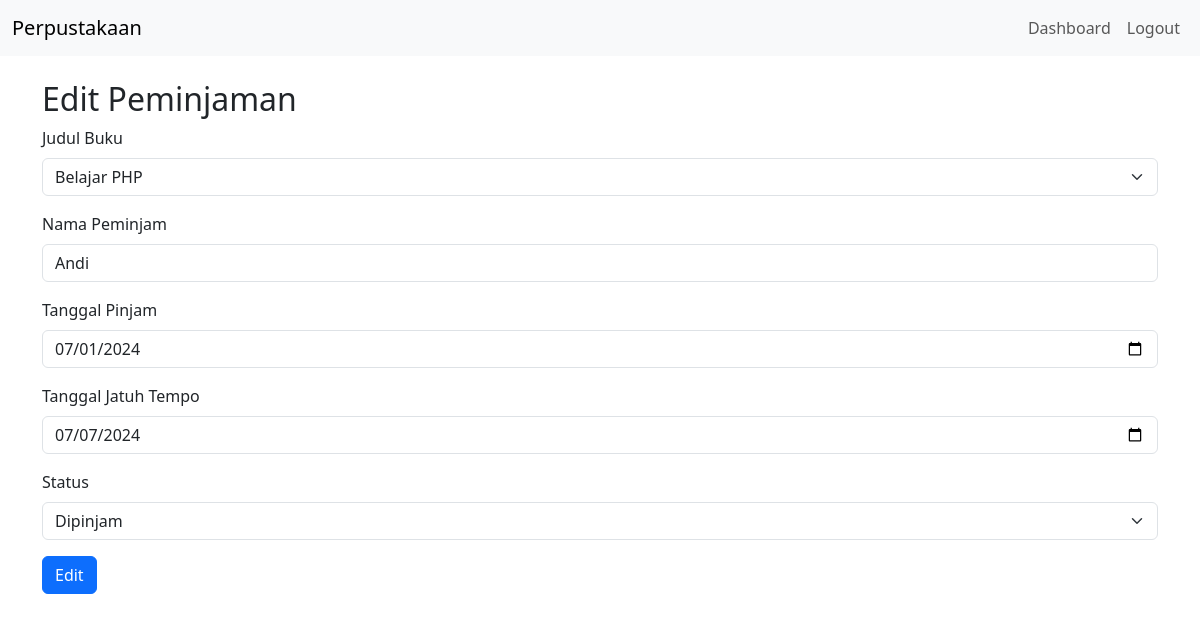
/manajemen_perpustakaan/edit_peminjaman.php?id=1 (signed in), run on the app's committed database.
### tables this page shows
CREATE TABLE `peminjaman` (
  `id_peminjaman` int NOT NULL,
  `id_buku` int NOT NULL,
  `nama_peminjam` varchar(255) NOT NULL,
  `tanggal_pinjam` date NOT NULL,
  `tanggal_jatuh_tempo` date NOT NULL,
  `tanggal_kembali` date DEFAULT NULL,
  `status` enum('dipinjam','dikembalikan') DEFAULT 'dipinjam',
  `dibuat_pada` timestamp NULL DEFAULT CURRENT_TIMESTAMP
);

CREATE TABLE `buku` (
  `id_buku` int NOT NULL,
  `judul` varchar(255) NOT NULL,
  `penulis` varchar(255) NOT NULL,
  `penerbit` varchar(255) NOT NULL,
  `tahun` int NOT NULL,
  `genre` varchar(100) DEFAULT NULL,
  `stok` int NOT NULL DEFAULT '0',
  `dibuat_pada` timestamp NULL DEFAULT CURRENT_TIMESTAMP
);

### manajemen_perpustakaan/edit_peminjaman.php (the view, shortened to what this page needs)
<?php include('includes/header.php'); ?>
<?php
$id_peminjaman = $_GET['id'];
if ($_SERVER["REQUEST_METHOD"] == "POST") {
    $id_buku = $_POST['id_buku'];
    $nama_peminjam = $_POST['nama_peminjam'];
    $tanggal_pinjam = $_POST['tanggal_pinjam'];
    $tanggal_jatuh_tempo = $_POST['tanggal_jatuh_tempo'];
    $status = $_POST['status'];
    $sql = "UPDATE peminjaman SET id_buku = ?, nama_peminjam = ?, tanggal_pinjam = ?, tanggal_jatuh_tempo = ?, status = ? WHERE id_peminjaman = ?";
    $stmt = $conn->prepare($sql);
    $stmt->bind_param("issssi", $id_buku, $nama_peminjam, $tanggal_pinjam, $tanggal_jatuh_tempo, $status, $id_peminjaman);
    if ($stmt->execute()) {
        header("Location: peminjaman.php");
        exit;
    } else {
        $error = "Gagal mengedit peminjaman.";
    }
} else {
    $sql = "SELECT * FROM peminjaman WHERE id_peminjaman = ?";
    $stmt = $conn->prepare($sql);
    $stmt->bind_param("i", $id_peminjaman);
    $stmt->execute();
    $result = $stmt->get_result();
    $peminjaman = $result->fetch_assoc();
}
$sql = "SELECT * FROM buku";
$buku_result = $conn->query($sql);
?>
<h2>Edit Peminjaman</h2>
<form action="edit_peminjaman.php?id=<?php echo $id_peminjaman; ?>" method="post">
    <div class="mb-3">
        <label for="id_buku" class="form-label">Judul Buku</label>
        <select class="form-select" id="id_buku" name="id_buku" required>
            <?php while ($row = $buku_result->fetch_assoc()): ?>
                <option value="<?php echo $row['id_buku']; ?>" <?php if ($row['id_buku'] == $peminjaman['id_buku']) echo 'selected'; ?>><?php echo $row['judul']; ?></option>
            <?php endwhile; ?>
        </select>
    </div>
    <div class="mb-3">
        <label for="nama_peminjam" class="form-label">Nama Peminjam</label>
        <input type="text" class="form-control" id="nama_peminjam" name="nama_peminjam" value="<?php echo $peminjaman['nama_peminjam']; ?>" required>
    </div>
    <div class="mb-3">
        <label for="tanggal_pinjam" class="form-label">Tanggal Pinjam</label>
        <input type="date" class="form-control" id="tanggal_pinjam" name="tanggal_pinjam" value="<?php echo $peminjaman['tanggal_pinjam']; ?>" required>
    </div>
    <div class="mb-3">
        <label for="tanggal_jatuh_tempo" class="form-label">Tanggal Jatuh Tempo</label>
        <input type="date" class="form-control" id="tanggal_jatuh_tempo" name="tanggal_jatuh_tempo" value="<?php echo $peminjaman['tanggal_jatuh_tempo']; ?>" required>
    </div>
    <div class="mb-3">
        <label for="status" class="form-label">Status</label>
        <select class="form-select" id="status" name="status" required>
            <option value="dipinjam" <?php if ($peminjaman['status'] == 'dipinjam') echo 'selected'; ?>>Dipinjam</option>
        </select>
    </div>
    <button type="submit" class="btn btn-primary">Edit</button>
</form>
<?php include('includes/footer.php'); ?>

### data on the page
peminjaman: id_buku "Belajar PHP", nama_peminjam "Andi", tanggal_pinjam "07/01/2024", tanggal_jatuh_tempo "07/07/2024", status "Dipinjam"
